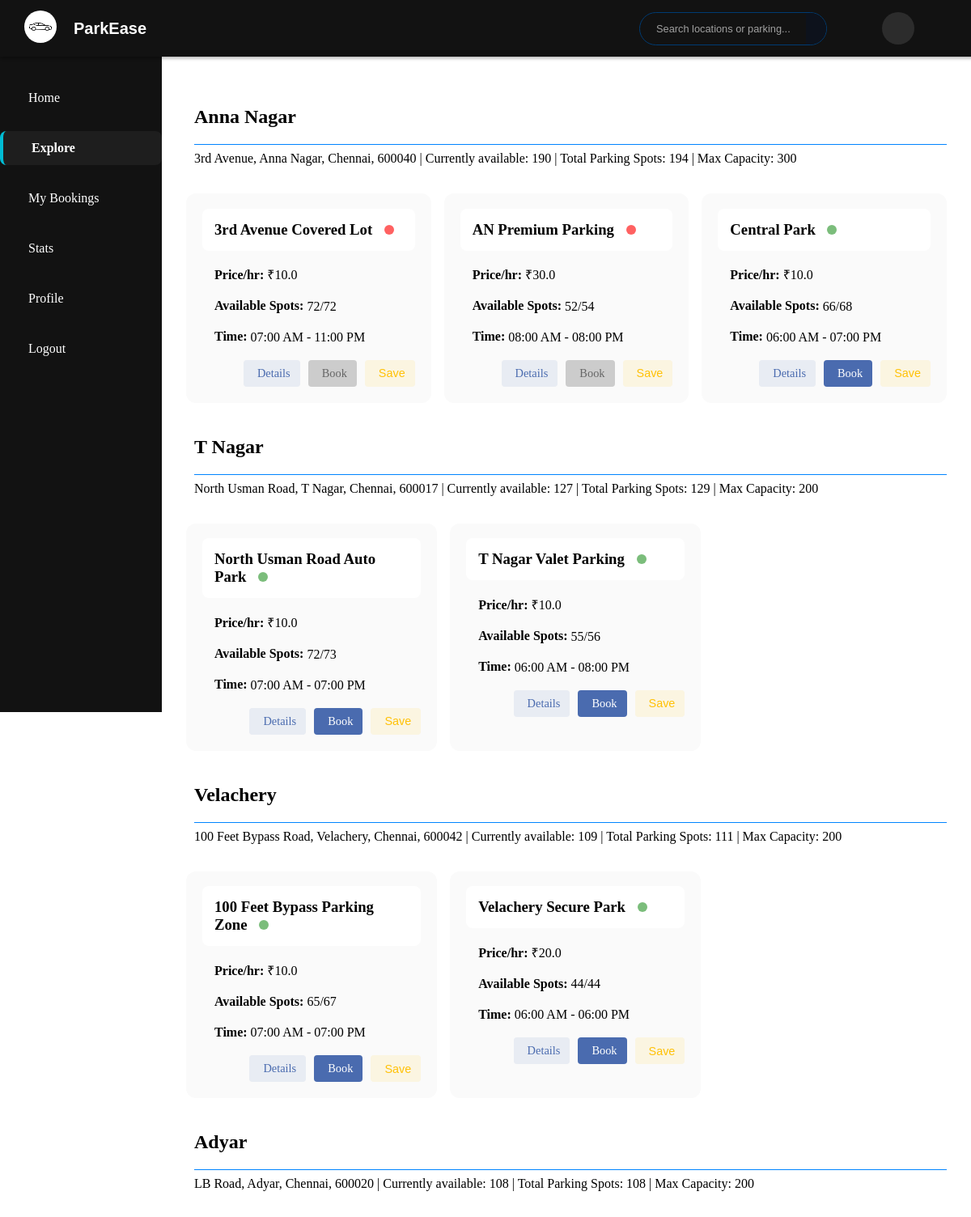
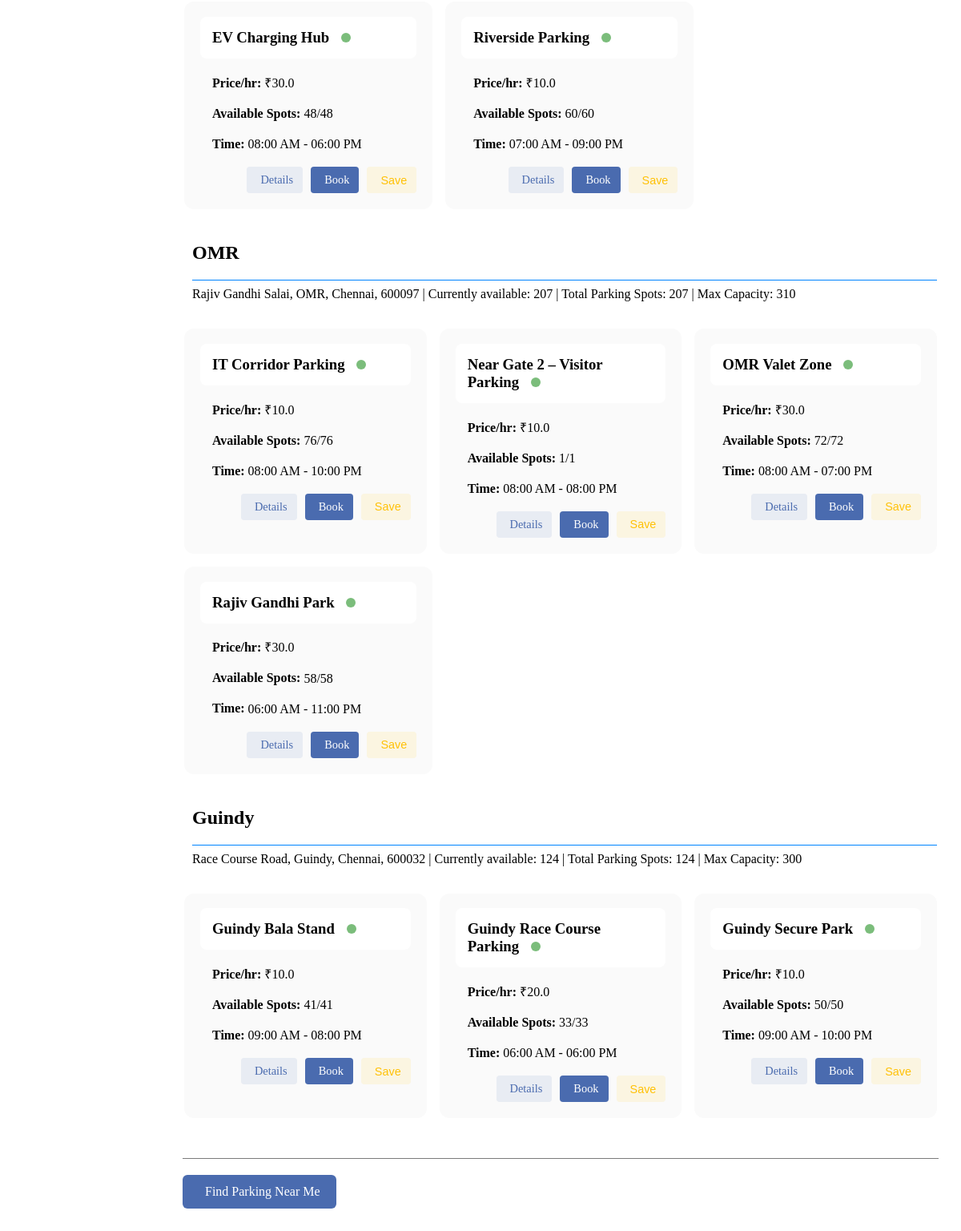
Screenshot of /user/parking_locations with the database file from the repository (2 pictures, top to bottom).
### model.py (models this page shows, shortened)
class ParkingSpot(db.Model):
    id = db.Column(db.Integer, primary_key=True)
    lot_id = db.Column(db.Integer, db.ForeignKey('parking_lot.id'))
    spot_number = db.Column(db.Integer, nullable=False)
    status = db.Column(db.String(1), default='A')  # A = Available, O = Occupied

class Location(db.Model):
    id = db.Column(db.Integer, primary_key=True)
    name = db.Column(db.String(100), nullable=False)
    address = db.Column(db.String(200), nullable=False)
    pin_code = db.Column(db.String(10))
    parking_lots = db.relationship('ParkingLot', backref='location_ref', lazy=True)

class ParkingLot(db.Model):
    id = db.Column(db.Integer, primary_key=True)
    prime_location_name = db.Column(db.String(100))
    price_per_hour = db.Column(db.Float)
    max_parking_spots = db.Column(db.Integer, nullable=False)
    available_spots = db.Column(db.Integer, nullable=False)
    available_from = db.Column(db.Time)
    available_to = db.Column(db.Time)
    is_active = db.Column(db.Boolean, default=True)
    image_url = db.Column(db.String)
    admin_notes = db.Column(db.Text)
    location_id = db.Column(db.Integer, db.ForeignKey('location.id'), nullable=False)
    spots = db.relationship('ParkingSpot', backref='lot', cascade='all, delete-orphan', lazy=True)

### routes/user_routes.py (the view)
@user_bp.route('/parking_locations')
def locations():
    now = datetime.now()
    locations = Location.query.options(
        joinedload(Location.parking_lots).joinedload(ParkingLot.spots)
    ).filter(Location.parking_lots.any(ParkingLot.is_active == True)).all()
    location_data = []
    for location in locations:
        active_lots = [lot for lot in location.parking_lots]
        if not active_lots:
            continue
        total_spots = sum(lot.max_parking_spots for lot in active_lots)
        available_spots = sum(lot.available_spots for lot in active_lots)
        lot_ids = [lot.id for location in locations for lot in location.parking_lots]
        currently_available = 0
        location_lots = []
        for lot in active_lots:
            lot_currently_available = 0
            for spot in lot.spots:
                if spot.status == 'A' or spot.status == 'B':  # Currently Not Occupied
                    conflict = Reservation.query.filter(
                        Reservation.spot_id == spot.id,
                        Reservation.status == 'Confirmed',
                        Reservation.expected_arrival >= now,
                        Reservation.expected_departure >= now
                    ).first()
                    lot_currently_available += 1
                    if not conflict:
                        pass
            currently_available += lot_currently_available
            location_lots.append({
                'id': lot.id,
                'prime_location_name': lot.prime_location_name,
                'price_per_hour': lot.price_per_hour,
                'available_from': lot.available_from,
                'available_to': lot.available_to,
                'is_active': lot.is_active,
                'currently_available_spots': lot_currently_available,  # Actual available now
                'available_spots': lot.available_spots,  # Admin-set available spots
                'total_spots': lot.max_parking_spots  # Max capacity
            })
        location_data.append({
            'name': location.name,
            'address': location.address,
            'pin_code': location.pin_code,
            'total_spots': total_spots,  # Total capacity
            'available_spots': available_spots,  # Admin-set available spots
            'currently_available_spots': currently_available,  # Actually available now
            'lots': location_lots
        })
    favorite_lot_ids = set()
    if current_user.is_authenticated:
        favorite_lot_ids = {f.lot_id for f in current_user.favorites}
    return render_template('user/locations.html',
                         lot_data=location_data,
                         favorite_lot_ids=favorite_lot_ids,
                         now=now)

### templates/user/locations.html (shortened to what this page needs)
{% extends 'user/udash_base.html' %}
{% block custom_styles %}
<link rel="stylesheet" href="{{ url_for('static', filename='/style/user/locations.css') }}">
{% endblock%}
{% block body %}
{% block content %}
<div class="locations-wrapper">
    {% for item in lot_data %}
    <div class="location-section">
        <div class="location-header">
            <h2>
                {{ item.name }}
            </h2>
        </div>
        <p class="location-address">
            {{ item.address }}, {{ item.pin_code }} | Currently available: {{ item.currently_available_spots }} | Total Parking Spots: {{
            item.available_spots }} |   Max Capacity: {{item.total_spots}}
        </p>
        <div class="lot-cards">
            {% for lot in item.lots %}
            <div class="lot-card">
                <h3>
                    {{ lot.prime_location_name }}
                    <div class="status-dot {% if lot.is_active %}active{% else %}inactive{% endif %}"></div>
                </h3>
                <div class="card-details">
                    <p><strong>
                            Price/hr:</strong> ₹{{ lot.price_per_hour }}</p>
                    <p><strong>
                            Available Spots:</strong> {{ lot.currently_available_spots }}/{{ lot.available_spots }}
                    </p>
                    <p><strong>
                            Time:</strong>
                        {{ lot.available_from.strftime('%I:%M %p') }} - {{ lot.available_to.strftime('%I:%M %p') }}
                    </p>
                </div>
                <div class="card-actions">
                    <a href="{{ url_for('user.view_parking_details', lot_id=lot.id) }}" class="action-btn details-btn"
                        title="View Details">
                        <span class="action-label">Details</span>
                    </a>
                    <a href="{{ url_for('user.book_parking', lot_id=lot.id) }}" class="action-btn book-btn
                    {% if not lot.is_active %}
                    disabled
                    {% endif %}" {% if not lot.is_active %} aria-disabled="true" {%endif %}>
                        Book
                    </a>
                    <button class="action-btn favorite-btn" title="Add to Favorites"
                        onclick="toggleFavorite({{ lot.id }})">
                        <span class="action-label">Save</span>
                    </button>
                </div>
            </div>
            {% endfor %}
        </div>
    </div>
    {% endfor %}
</div>
<div class="find-parking">
    <a href="{{url_for('user.search')}}" class="find-parking-btn">
         Find Parking Near Me
    </a>
</div>
{% endblock %}
{% endblock %}

### static/style/user/dashboard.css (style rules this page uses)
.find-parking-btn { background-color: #4a6baf; color: white; padding: 10px 20px; border-radius: 6px; text-decoration: none; display: inline-flex; align-items: center; gap: 8px; transition: background-color 0.2s; }
.find-parking-btn { display: inline-flex; align-items: center; gap: 0.5rem; padding: 0.7rem 1.5rem; background: #3498db; color: white; border-radius: 8px; text-decoration: none; font-weight: 500; transition: background 0.2s; }

### static/style/user/locations.css (style rules this page uses)
.location-section { margin: 2px; }
.location-header h2 { border-bottom: 1px solid rgb(0, 132, 255); padding-bottom: 15px; margin-bottom: 0px; margin-top: 40px; margin-left: 10px; }
.location-address { padding-bottom: 15px; padding-left: 10px; padding-top: 5px; margin-top: 2px; }
.lot-cards { display: flex; flex-wrap: wrap; gap: 1rem; }
.lot-cards > * { flex: 1 1 calc(25% - 1rem); box-sizing: border-box; }
.lot-card { padding: 20px; padding-top: 0px; background-color: #fafafa; border-radius: 12px; max-width: 33%; }
.lot-card h3 { align-items: center; background-color: white; padding: 15px; border-radius: 8px; }
.card-details { padding-left: 15px; }
.status-dot { width: 12px; height: 12px; margin-left: 10px; margin-top: 0px; border-radius: 50%; display: inline-block; }
.status-dot.active { background-color: rgba(0, 128, 0, 0.518); }
.status-dot.inactive { background-color: rgba(255, 0, 0, 0.619); }
.card-actions { display: flex; gap: 10px; margin-top: 15px; justify-content: flex-end; }
.action-btn { display: flex; align-items: center; gap: 5px; padding: 8px 12px; border-radius: 4px; text-decoration: none; font-size: 0.9rem; transition: all 0.2s ease; border: none; cursor: pointer; }
.action-label { display: none; }
.details-btn { background: rgba(74, 107, 175, 0.1); color: #4a6baf; }
.book-btn { background: #4a6baf; color: white; }
.book-btn.disabled { background: #cccccc; color: #666666; cursor: not-allowed; }
.favorite-btn { background: rgba(255, 193, 7, 0.1); color: #ffc107; }
.find-parking { border-top: 1px solid rgb(123, 123, 123); margin-top: 50px; }
.find-parking-btn { display: inline-flex; align-items: center; gap: 8px; background: #4a6baf; color: white; padding: 12px 20px; border-radius: 6px; text-decoration: none; margin-top: 20px; font-weight: 500; }
@media (min-width: 768px) { .action-label { display: inline; } }

### rows the page displays
ParkingSpot: name "Anna Nagar", address "3rd Avenue, Anna Nagar, Chennai", pin_code "600040", currently_available_spots "190", available_spots "194", total_spots "300", prime_location_name "3rd Avenue Covered Lot", price_per_hour "10.0", currently_available_spots "72", available_spots "72", available_from "07:00 AM", available_to "11:00 PM"
ParkingSpot: prime_location_name "AN Premium Parking", price_per_hour "30.0", currently_available_spots "52", available_spots "54", available_from "08:00 AM", available_to "08:00 PM"
ParkingSpot: prime_location_name "Central Park", price_per_hour "10.0", currently_available_spots "66", available_spots "68", available_from "06:00 AM", available_to "07:00 PM"
ParkingSpot: name "T Nagar", address "North Usman Road, T Nagar, Chennai", pin_code "600017", currently_available_spots "127", available_spots "129", total_spots "200", prime_location_name "North Usman Road Auto Park", price_per_hour "10.0", currently_available_spots "72", available_spots "73", available_from "07:00 AM", available_to "07:00 PM"
ParkingSpot: prime_location_name "T Nagar Valet Parking", price_per_hour "10.0", currently_available_spots "55", available_spots "56", available_from "06:00 AM", available_to "08:00 PM"
ParkingSpot: name "Velachery", address "100 Feet Bypass Road, Velachery, Chennai", pin_code "600042", currently_available_spots "109", available_spots "111", total_spots "200", prime_location_name "100 Feet Bypass Parking Zone", price_per_hour "10.0", currently_available_spots "65", available_spots "67", available_from "07:00 AM", available_to "07:00 PM"
ParkingSpot: prime_location_name "Velachery Secure Park", price_per_hour "20.0", currently_available_spots "44", available_spots "44", available_from "06:00 AM", available_to "06:00 PM"
ParkingSpot: name "Adyar", address "LB Road, Adyar, Chennai", pin_code "600020", currently_available_spots "108", available_spots "108", total_spots "200", prime_location_name "EV Charging Hub", price_per_hour "30.0", currently_available_spots "48", available_spots "48", available_from "08:00 AM", available_to "06:00 PM"
ParkingSpot: prime_location_name "Riverside Parking", price_per_hour "10.0", currently_available_spots "60", available_spots "60", available_from "07:00 AM", available_to "09:00 PM"
ParkingSpot: name "OMR", address "Rajiv Gandhi Salai, OMR, Chennai", pin_code "600097", currently_available_spots "207", available_spots "207", total_spots "310", prime_location_name "IT Corridor Parking", price_per_hour "10.0", currently_available_spots "76", available_spots "76", available_from "08:00 AM", available_to "10:00 PM"
ParkingSpot: prime_location_name "Near Gate 2 – Visitor Parking", price_per_hour "10.0", currently_available_spots "1", available_spots "1", available_from "08:00 AM", available_to "08:00 PM"
ParkingSpot: prime_location_name "OMR Valet Zone", price_per_hour "30.0", currently_available_spots "72", available_spots "72", available_from "08:00 AM", available_to "07:00 PM"
ParkingSpot: prime_location_name "Rajiv Gandhi Park", price_per_hour "30.0", currently_available_spots "58", available_spots "58", available_from "06:00 AM", available_to "11:00 PM"
ParkingSpot: name "Guindy", address "Race Course Road, Guindy, Chennai", pin_code "600032", currently_available_spots "124", available_spots "124", total_spots "300", prime_location_name "Guindy Bala Stand", price_per_hour "10.0", currently_available_spots "41", available_spots "41", available_from "09:00 AM", available_to "08:00 PM"
ParkingSpot: prime_location_name "Guindy Race Course Parking", price_per_hour "20.0", currently_available_spots "33", available_spots "33", available_from "06:00 AM", available_to "06:00 PM"
ParkingSpot: prime_location_name "Guindy Secure Park", price_per_hour "10.0", currently_available_spots "50", available_spots "50", available_from "09:00 AM", available_to "10:00 PM"
